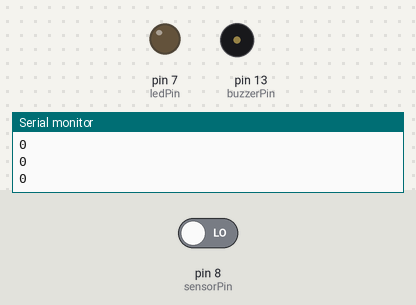
Simulated run of this sketch. Board: Arduino Uno, built with avr-gcc and run on an emulated ATmega328P. On the bench: output pins drawn as LEDs (lit = HIGH), buzzer (waves = sounding, pin HIGH), the last lines printed to the serial monitor. Inputs (shaded band) come from the test bench; at power-on: pin 8 (sensorPin) LOW.

Above: at 1.8 s.
1.9 s: pin 8 (sensorPin) driven HIGH
At 3.2 s:
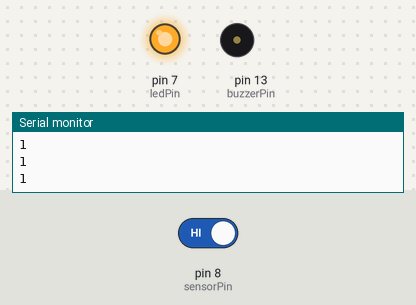
3.5 s: pin 8 (sensorPin) driven LOW
At 4.5 s:
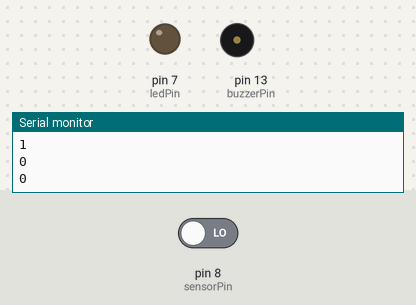
Timing chart, 0 to 6.5 s (numbered marks = the images above; inputs shaded):
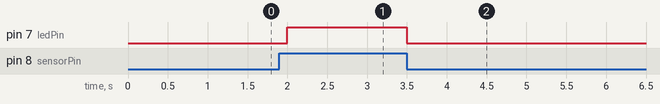

The sketch:

pir_led.ino
```cpp
int buzzerPin = 13;
int sensorPin = 8;
int ledPin = 7;
int value;

void setup()
{
  Serial.begin(9600);
  pinMode(sensorPin, INPUT);
  pinMode(buzzerPin, OUTPUT);
  pinMode(ledPin, OUTPUT);
}

void loop()
{
  value = digitalRead(sensorPin);
  if (value == 1)
  {
    // digitalWrite(buzzerPin, HIGH);
    digitalWrite(ledPin, HIGH);
  }
  else
  {
    digitalWrite(buzzerPin, LOW);
    digitalWrite(ledPin, LOW);
  }
  Serial.println(value);
  delay(500);
}
```

Measured:
- after the input at 1.9 s, pin 7 (ledPin): LOW → HIGH after 0.10 s
- after the input at 3.5 s, pin 7 (ledPin): HIGH → LOW at once
